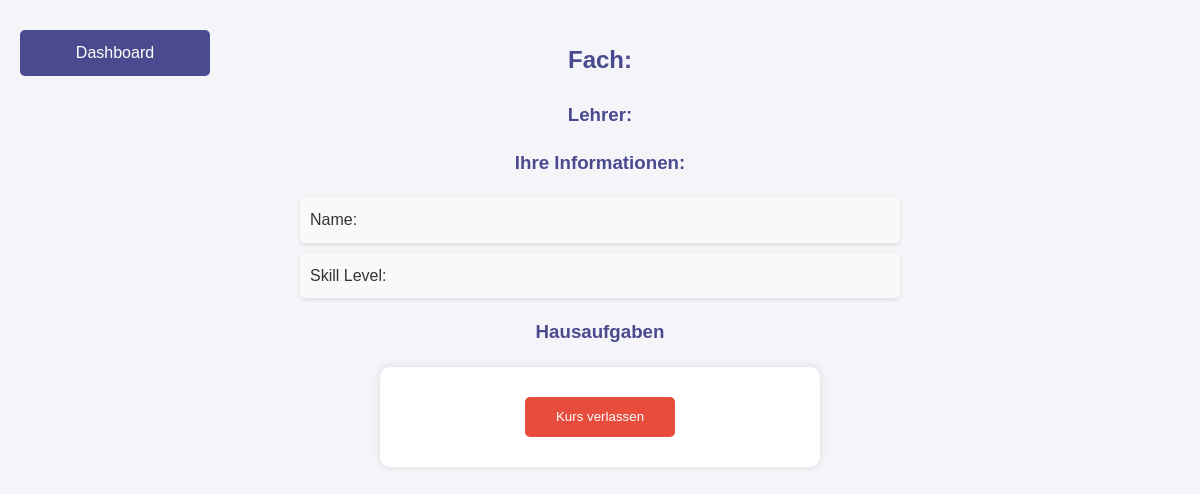
Before: /class_details_student/10/4 with the older database file.
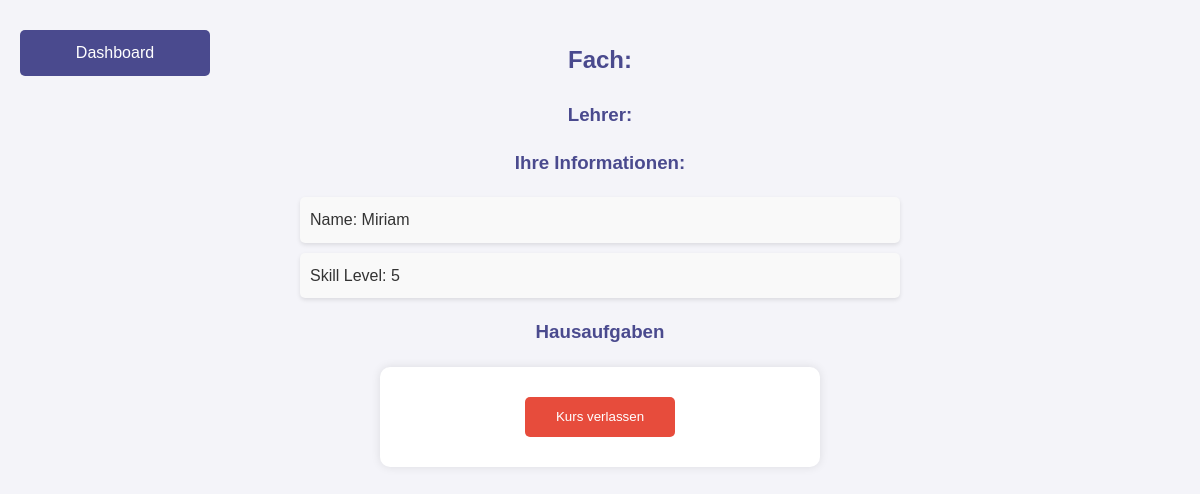
After: the same page with the newer database file.
### tables this page shows
CREATE TABLE "Participants" (
    id INTEGER PRIMARY KEY AUTOINCREMENT,
    name TEXT NOT NULL,
    email TEXT UNIQUE NOT NULL,
    password TEXT NOT NULL,
    skill_level INTEGER DEFAULT 5 CHECK (skill_level BETWEEN 1 AND 10)
);

### app.py (the view)
@app.route('/class_details_student/<int:class_id>/<int:student_id>')
def class_details_student(class_id, student_id):
    conn = get_db_connection()
    class_info = conn.execute(
        'SELECT Classes.id, Classes.class_name, Classes.subject, Teachers.name AS teacher_name '
        'FROM Classes '
        'JOIN Teachers ON Classes.teacher_id = Teachers.id '
        'WHERE Classes.id = ?', (class_id,)
    ).fetchone()
    student = conn.execute(
        'SELECT Participants.name, Participants.skill_level '
        'FROM Participants '
        'WHERE Participants.id = ?', (student_id,)
    ).fetchone()
    homework_list = conn.execute(
        'SELECT id, description, date_created FROM Homework WHERE class_id = ?',
        (class_id,)
    ).fetchall()
    conn.close()
    return render_template(
        'class_details_student.html',
        class_info=class_info,
        student=student,
        student_id=student_id,
        homework_list=homework_list
    )

### app.py (called while the page is built)
def get_db_connection():
    conn = sqlite3.connect('ahg/database.db')
    conn.row_factory = sqlite3.Row
    return conn

### templates/class_details_student.html (shortened to what this page needs)
<!DOCTYPE html>
<html lang="de">
<head>
    <link rel="stylesheet" href="{{ url_for('static', filename='styles.css') }}">
</head>
<body>
    <div class="top-buttons">
        <a href="/student_dashboard" class="button">Dashboard</a>
    </div>
    <h2>Fach: {{ class_info['subject'] }}</h2>
    <h3>Lehrer: {{ class_info['teacher_name'] }}</h3>
    <h3>Ihre Informationen:</h3>
    <ul class="info-list">
        <li>Name: {{ student['name'] }}</li>
        <li>Skill Level: {{ student['skill_level'] }}</li>
    </ul>
    <h3>Hausaufgaben</h3>
    <form action="/leave_class" method="post">
        <button type="submit" class="submit-button danger">Kurs verlassen</button>
    </form>
</body>
</html>

Changed rows visible on the page:
added Participants: name "Miriam", skill_level "5"
